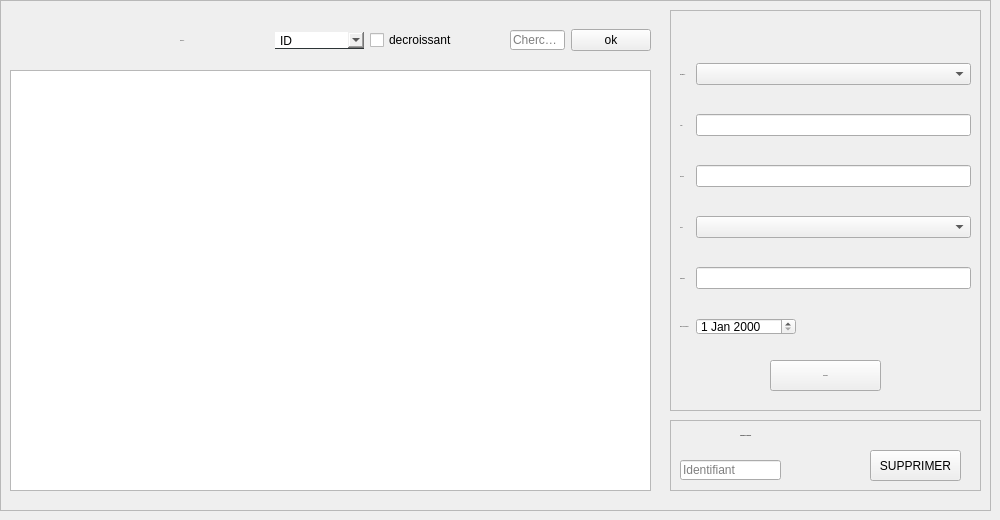
          <widget class="QWidget" name="listedeschantiers_2">
           <attribute name="title">
            <string>Liste des employes</string>
           </attribute>
           <widget class="QFrame" name="frame_18">
            <property name="geometry">
             <rect>
              <x>0</x>
              <y>0</y>
              <width>991</width>
              <height>511</height>
             </rect>
            </property>
            <property name="frameShape">
             <enum>QFrame::StyledPanel</enum>
            </property>
            <property name="frameShadow">
             <enum>QFrame::Raised</enum>
            </property>
            <widget class="QTableView" name="tableViewEmploye">
             <property name="geometry">
              <rect>
               <x>10</x>
               <y>70</y>
               <width>641</width>
               <height>421</height>
              </rect>
             </property>
            </widget>
            <widget class="QFrame" name="frame_19">
             <property name="geometry">
              <rect>
               <x>670</x>
               <y>10</y>
               <width>311</width>
               <height>401</height>
              </rect>
             </property>
             <property name="frameShape">
              <enum>QFrame::StyledPanel</enum>
             </property>
             <property name="frameShadow">
              <enum>QFrame::Raised</enum>
             </property>
             <widget class="QWidget" name="gridLayoutWidget_3">
              <property name="geometry">
               <rect>
                <x>10</x>
                <y>30</y>
                <width>291</width>
                <height>321</height>
               </rect>
              </property>
              <layout class="QGridLayout" name="gridLayout_3">
               <property name="sizeConstraint">
                <enum>QLayout::SetDefaultConstraint</enum>
               </property>
               <property name="horizontalSpacing">
                <number>6</number>
               </property>
               <item row="0" column="0">
                <widget class="QLabel" name="label_32">
                 <property name="font">
                  <font>
                   <family>century gothic</family>
                   <pointsize>-1</pointsize>
                  </font>
                 </property>
                 <property name="text">
                  <string>Identifiant :</string>
                 </property>
                </widget>
               </item>
               <item row="2" column="1">
                <widget class="QLineEdit" name="lineEditprenom_2"/>
               </item>
               <item row="1" column="0">
                <widget class="QLabel" name="label_33">
                 <property name="font">
                  <font>
                   <family>century gothic</family>
                   <pointsize>-1</pointsize>
                  </font>
                 </property>
                 <property name="text">
                  <string>Nom:</string>
                 </property>
                </widget>
               </item>
               <item row="3" column="0">
                <widget class="QLabel" name="label_34">
                 <property name="font">
                  <font>
                   <family>century gothic</family>
                   <pointsize>-1</pointsize>
                  </font>
                 </property>
                 <property name="text">
                  <string>Poste</string>
                 </property>
                </widget>
               </item>
               <item row="2" column="0">
                <widget class="QLabel" name="label_35">
                 <property name="font">
                  <font>
                   <family>century gothic</family>
                   <pointsize>-1</pointsize>
                  </font>
                 </property>
                 <property name="text">
                  <string>Prenom:</string>
                 </property>
                </widget>
               </item>
               <item row="1" column="1">
                <widget class="QLineEdit" name="lineEditadres_3"/>
               </item>
               <item row="5" column="0">
                <widget class="QLabel" name="label_36">
                 <property name="font">
                  <font>
                   <family>century gothic</family>
                   <pointsize>-1</pointsize>
                  </font>
                 </property>
                 <property name="text">
                  <string>Date de Naissance:</string>
                 </property>
                </widget>
               </item>
               <item row="5" column="1">
                <widget class="QDateEdit" name="dateEdit_2">
                 <property name="minimumSize">
                  <size>
                   <width>100</width>
                   <height>0</height>
                  </size>
                 </property>
                 <property name="maximumSize">
                  <size>
                   <width>12</width>
                   <height>17</height>
                  </size>
                 </property>
                 <property name="tabletTracking">
                  <bool>false</bool>
                 </property>
                </widget>
               </item>
               <item row="4" column="0">
                <widget class="QLabel" name="label_37">
                 <property name="font">
                  <font>
                   <family>century gothic</family>
                   <pointsize>-1</pointsize>
                  </font>
                 </property>
                 <property name="text">
                  <string>Telephone</string>
                 </property>
                </widget>
               </item>
               <item row="0" column="1">
                <widget class="QComboBox" name="comboBox_8"/>
               </item>
               <item row="4" column="1">
                <widget class="QLineEdit" name="lineEdittel"/>
               </item>
               <item row="3" column="1">
                <widget class="QComboBox" name="comboBox_10"/>
               </item>
              </layout>
             </widget>
             <widget class="QPushButton" name="modifierchantier_2">
              <property name="geometry">
               <rect>
                <x>100</x>
                <y>350</y>
                <width>111</width>
                <height>31</height>
               </rect>
              </property>
              <property name="font">
               <font>
                <family>century gothic</family>
                <pointsize>-1</pointsize>
                <weight>50</weight>
                <bold>false</bold>
               </font>
              </property>
              <property name="text">
               <string>MODIFIER</string>
              </property>
             </widget>
            </widget>
            <widget class="QWidget" name="horizontalLayoutWidget">
             <property name="geometry">
              <rect>
               <x>180</x>
               <y>20</y>
               <width>279</width>
               <height>41</height>
              </rect>
             </property>
             <layout class="QHBoxLayout" name="horizontalLayout_2">
              <item>
               <widget class="QLabel" name="label_38">
                <property name="font">
                 <font>
                  <family>century gothic</family>
                  <pointsize>-1</pointsize>
                 </font>
                </property>
                <property name="text">
                 <string>Trier par :</string>
                </property>
               </widget>
              </item>
              <item>
               <widget class="QComboBox" name="comboBox_11">
                <property name="layoutDirection">
                 <enum>Qt::LeftToRight</enum>
                </property>
                <property name="styleSheet">
                 <string notr="true">QComboBox{
border:none;
border-bottom:1px solid #2d3436;
}
QComboBox::hover{
background: rgba(119,181,254,0.5);
}</string>
                </property>
                <item>
                 <property name="text">
                  <string>ID</string>
                 </property>
                </item>
                <item>
                 <property name="text">
                  <string>nom</string>
                 </property>
                </item>
                <item>
                 <property name="text">
                  <string>prenom</string>
                 </property>
                </item>
                <item>
                 <property name="text">
                  <string>poste</string>
                 </property>
                </item>
                <item>
                 <property name="text">
                  <string>telephone</string>
                 </property>
                </item>
                <item>
                 <property name="text">
                  <string>dde</string>
                 </property>
                </item>
               </widget>
              </item>
              <item>
               <widget class="QCheckBox" name="checkBox">
                <property name="text">
                 <string>decroissant</string>
                </property>
               </widget>
              </item>
             </layout>
            </widget>
            <widget class="QWidget" name="horizontalLayoutWidget_2">
             <property name="geometry">
              <rect>
               <x>510</x>
               <y>20</y>
               <width>141</width>
               <height>41</height>
              </rect>
             </property>
             <layout class="QHBoxLayout" name="horizontalLayout_13">
              <item>
               <widget class="QLineEdit" name="lineEdit_20">
                <property name="maximumSize">
                 <size>
                  <width>100</width>
                  <height>20</height>
                 </size>
                </property>
                <property name="placeholderText">
                 <string>Chercher</string>
                </property>
               </widget>
              </item>
              <item>
               <widget class="QPushButton" name="pb_ok1_3">
                <property name="text">
                 <string>ok</string>
                </property>
               </widget>
              </item>
             </layout>
            </widget>
            <widget class="QFrame" name="frame1_5">
             <property name="geometry">
              <rect>
               <x>670</x>
               <y>420</y>
               <width>311</width>
               <height>71</height>
              </rect>
             </property>
             <property name="frameShape">
              <enum>QFrame::StyledPanel</enum>
             </property>
             <property name="frameShadow">
              <enum>QFrame::Raised</enum>
             </property>
             <widget class="QLabel" name="label_67">
              <property name="geometry">
               <rect>
                <x>70</x>
                <y>0</y>
                <width>221</width>
                <height>31</height>
               </rect>
              </property>
              <property name="font">
               <font>
                <family>century gothic</family>
                <pointsize>-1</pointsize>
                <weight>75</weight>
                <bold>true</bold>
               </font>
              </property>
              <property name="styleSheet">
               <string notr="true">QLabel{
color: black;

border: none;
}</string>
              </property>
              <property name="text">
               <string>Supprimer un employe </string>
              </property>
             </widget>
             <widget class="QLineEdit" name="lineEdit_21">
              <property name="geometry">
               <rect>
                <x>10</x>
                <y>40</y>
                <width>101</width>
                <height>20</height>
               </rect>
              </property>
              <property name="placeholderText">
               <string>Identifiant</string>
              </property>
             </widget>
             <widget class="QPushButton" name="supprimeremploye">
              <property name="geometry">
               <rect>
                <x>200</x>
                <y>30</y>
                <width>91</width>
                <height>31</height>
               </rect>
              </property>
              <property name="text">
               <string>SUPPRIMER</string>
              </property>
             </widget>
            </widget>
            <widget class="QPushButton" name="pushButton_24">
             <property name="geometry">
              <rect>
               <x>40</x>
               <y>10</y>
               <width>61</width>
               <height>51</height>
              </rect>
             </property>
             <property name="styleSheet">
              <string notr="true">QPushButton{
	border-image: url(:/images/8fc37b74b608a622588fbaa361485f32.png);
background-color: transparent;
background: none;
border: none;
background-repeat: none;

}



QPushButton:hover{
border: 5px slolid ;
}</string>
             </property>
             <property name="text">
              <string/>
             </property>
            </widget>
           </widget>
          </widget>
